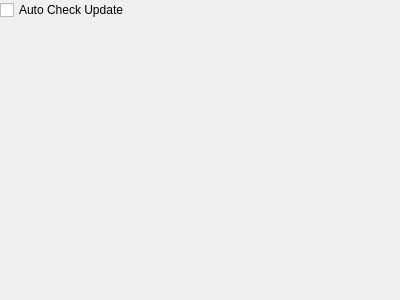
<?xml version="1.0" encoding="UTF-8"?>
<ui version="4.0">
 <class>SystemConfigWidget</class>
 <widget class="QWidget" name="SystemConfigWidget">
  <property name="geometry">
   <rect>
    <x>0</x>
    <y>0</y>
    <width>400</width>
    <height>300</height>
   </rect>
  </property>
  <property name="windowTitle">
   <string>SystemConfigWidget</string>
  </property>
  <layout class="QVBoxLayout" name="verticalLayout">
   <property name="margin">
    <number>0</number>
   </property>
   <item>
    <widget class="QCheckBox" name="autoUpdateCheckBox">
     <property name="styleSheet">
      <string notr="true">font: bold 9pt &quot;宋体&quot;;</string>
     </property>
     <property name="text">
      <string>Auto Check Update</string>
     </property>
    </widget>
   </item>
   <item>
    <spacer name="verticalSpacer">
     <property name="orientation">
      <enum>Qt::Vertical</enum>
     </property>
     <property name="sizeHint" stdset="0">
      <size>
       <width>20</width>
       <height>275</height>
      </size>
     </property>
    </spacer>
   </item>
  </layout>
 </widget>
 <layoutdefault spacing="6" margin="11"/>
 <resources/>
 <connections/>
</ui>
